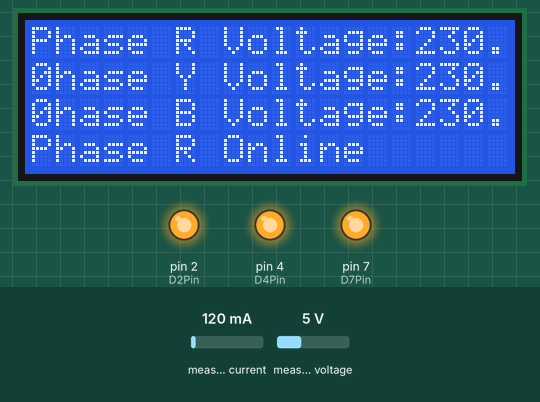
This sketch was run on a simulated Arduino Uno, built with avr-gcc and run on an emulated ATmega328P. Shown: 20×4 character LCD, output pins drawn as LEDs (lit = HIGH). The test bench sets the inputs (shaded band); at power-on: measured voltage 5 V, measured current 120 mA.

Above: at 1.2 s.
1.3 s: measured voltage set to 0.3 V
At 2.8 s:
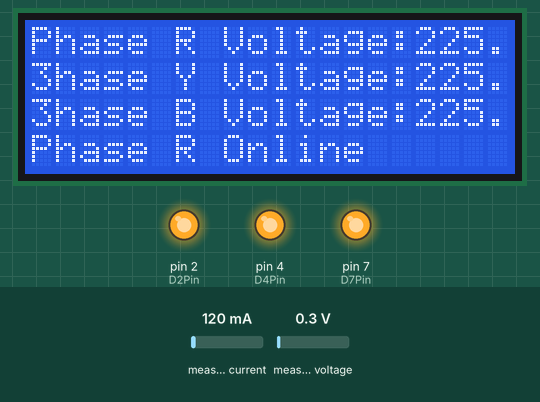
3.4 s: measured voltage set to 3.8 V
At 4.2 s:
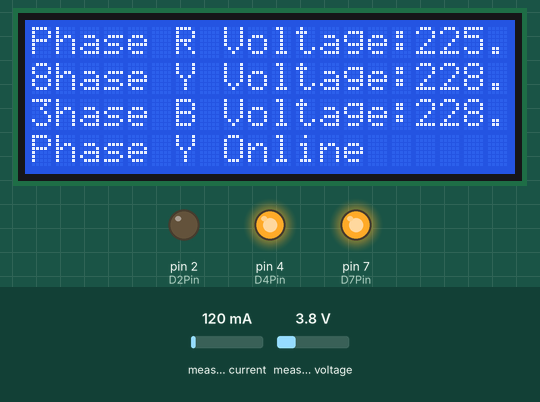
5.8 s: measured voltage set to 0.3 V
At 6.6 s:
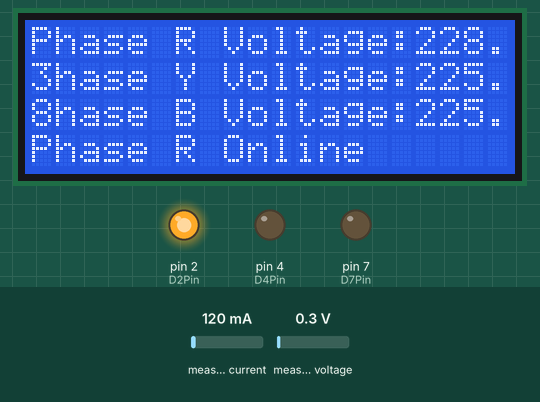
Timing chart, 0 to 8.8 s (numbered marks = the images above; inputs shaded):
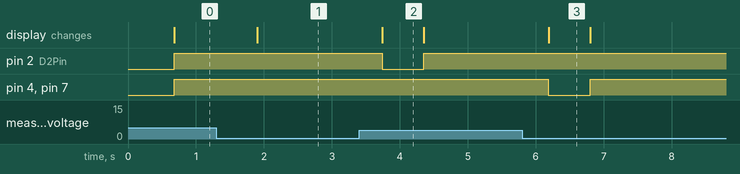

Measured:
- after the input at 1.3 s, the display: changes after 0.61 s (image 1)
- after the input at 3.4 s, pin 2 (D2Pin): HIGH → LOW after 0.34 s, → HIGH 0.61 s later; the display: changes after 0.34 s (image 2)
- after the input at 5.8 s, pin 4 (D4Pin), pin 7 (D7Pin): HIGH → LOW after 0.39 s, → HIGH 0.61 s later; the display: changes after 0.39 s (image 3)
- what the display in image 2 shows lasts 0.7 s, from 3.7 s to 4.4 s

The sketch:

3phase_automatic_phase_shifter_arduino_code.ino
```cpp
#include <LiquidCrystal.h> // Library for LCD
LiquidCrystal lcd(13, 12, 11, 10, 9, 8); // LCD initialization

#include "EmonLib.h"   // Include Emon Library
EnergyMonitor emon1;   // Create an instance for Phase R
EnergyMonitor emon2;   // Create an instance for Phase Y
EnergyMonitor emon3;   // Create an instance for Phase B

const int D2Pin = 2; // Digital pin for Phase R
const int D4Pin = 4; // Digital pin for Phase Y
const int D7Pin = 7; // Digital pin for Phase B

void setup()
{
  emon1.voltage(A0, 187, 1.7); // Voltage measurement for Phase R
  emon2.voltage(A1, 187, 1.7); // Voltage measurement for Phase Y
  emon3.voltage(A2, 187, 1.7); // Voltage measurement for Phase B
  lcd.begin(20, 4); // Initialize the LCD's number of columns and rows

  // Set up initial LCD text (if needed)
  lcd.setCursor(0, 0);
  lcd.print("Phase R Voltage: ");
  lcd.setCursor(0, 1);
  lcd.print("Phase Y Voltage: ");
  lcd.setCursor(0, 2);
  lcd.print("Phase B Voltage: ");
  pinMode(D2Pin, OUTPUT);
  pinMode(D4Pin, OUTPUT);
  pinMode(D7Pin, OUTPUT);
  digitalWrite(D2Pin, LOW);
  digitalWrite(D4Pin, LOW);
  digitalWrite(D7Pin, LOW);
}

void loop()
{
  // Calculate all phases' voltage
  emon1.calcVI(20, 2000); // Phase R
  emon2.calcVI(20, 2000); // Phase Y
  emon3.calcVI(20, 2000); // Phase B

  // Read voltage values for all phases
  float VoltageR = emon1.Vrms;  // Voltage for Phase R
  float VoltageY = emon2.Vrms;  // Voltage for Phase Y
  float VoltageB = emon3.Vrms;  // Voltage for Phase B

  // Update the LCD display with the voltage values for all phases
  lcd.setCursor(16, 0);
  lcd.print("    "); // Clear the previous value
  lcd.setCursor(16, 1);
  lcd.print("    ");
  lcd.setCursor(16, 2);
  lcd.print("    ");

  lcd.setCursor(16, 0);
  lcd.print(VoltageR, 1);
  lcd.setCursor(16, 1);
  lcd.print(VoltageY, 1);
  lcd.setCursor(16, 2);
  lcd.print(VoltageB, 1);

  // Control digital pins based on voltage thresholds and highest voltage
  if (VoltageR >= 100 && VoltageR <= 250) {
    digitalWrite(D2Pin, HIGH);
  } else {
    digitalWrite(D2Pin, LOW);
  }

  if (VoltageY >= 100 && VoltageY <= 250) {
    digitalWrite(D4Pin, HIGH);
  } else {
    digitalWrite(D4Pin, LOW);
  }

  if (VoltageB >= 100 && VoltageB <= 250) {
    digitalWrite(D7Pin, HIGH);
  } else {
    digitalWrite(D7Pin, LOW);
  }

  // Determine the highest voltage among R, Y, and B
  float highestVoltage = max(max(VoltageR, VoltageY), VoltageB);

  // Control digital pins based on the highest voltage
  if (VoltageR == highestVoltage) {
    digitalWrite(D2Pin, HIGH);
  } else {
    digitalWrite(D2Pin, LOW);
  }

  if (VoltageY == highestVoltage) {
    digitalWrite(D4Pin, HIGH);
  } else {
    digitalWrite(D4Pin, LOW);
  }

  if (VoltageB == highestVoltage) {
    digitalWrite(D7Pin, HIGH);
  } else {
    digitalWrite(D7Pin, LOW);
  }

  // You can add delays or additional code for further processing here
  if (highestVoltage == VoltageR) {
    lcd.setCursor(0, 3);
    lcd.print("Phase R Online   ");
  } else if (highestVoltage == VoltageY) {
    lcd.setCursor(0, 3);
    lcd.print("Phase Y Online   ");
  } else if (highestVoltage == VoltageB) {
    lcd.setCursor(0, 3);
    lcd.print("Phase B Online   ");
  }
}
```
